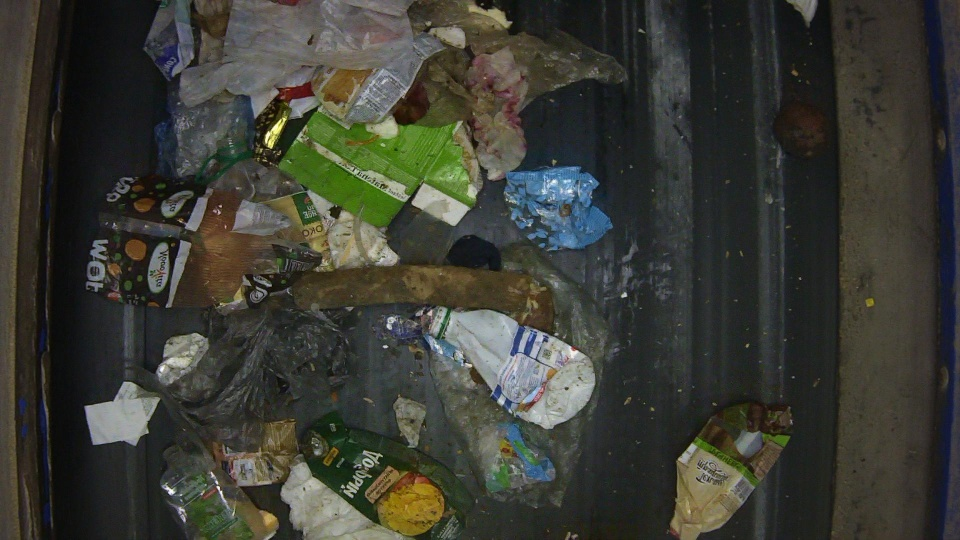
#> input picture DATASETS_BERNOULLI/train/images/Monitoring_photo2_04-Mar_00-54-56.jpg, 960 x 540 px, found by its file name; its folder holds only this picture in this run
$ python compute_piqe_quality.py
#> lines starting #> are read from the running program, lines starting #| are printed output that depends on the picture; after the words box and inside, x2 and y2 are one past the last pixel; in counts of white or black regions, pixels touching at a corner belong together; long printed decimals are rounded
### piqe.py
# credits to : https://github.com/buyizhiyou/NRVQA, I just copied over the code
# could not find a package for PIQE so I borrowed from the above

import numpy as np
import cv2
from scipy.special import gamma


def calculate_mscn(dis_image):
    dis_image = dis_image.astype(np.float32)  # 类型转换十分重要
    ux = cv2.GaussianBlur(dis_image, (7, 7), 7/6)
    ux_sq = ux*ux
    sigma = np.sqrt(np.abs(cv2.GaussianBlur(dis_image**2, (7, 7), 7/6)-ux_sq))

    mscn = (dis_image-ux)/(1+sigma)

    return mscn

# Function to segment block edges


def segmentEdge(blockEdge, nSegments, blockSize, windowSize):
    # Segment is defined as a collection of 6 contiguous pixels in a block edge
    segments = np.zeros((nSegments, windowSize))
    for i in range(nSegments):
        segments[i, :] = blockEdge[i:windowSize]
        if(windowSize <= (blockSize+1)):
            windowSize = windowSize+1

    return segments


def noticeDistCriterion(Block, nSegments, blockSize, windowSize, blockImpairedThreshold, N):
    # Top edge of block
    topEdge = Block[0, :]
    segTopEdge = segmentEdge(topEdge, nSegments, blockSize, windowSize)

    # Right side edge of block
    rightSideEdge = Block[:, N-1]
    rightSideEdge = np.transpose(rightSideEdge)
    segRightSideEdge = segmentEdge(
        rightSideEdge, nSegments, blockSize, windowSize)

    # Down side edge of block
    downSideEdge = Block[N-1, :]
    segDownSideEdge = segmentEdge(
        downSideEdge, nSegments, blockSize, windowSize)

    # Left side edge of block
    leftSideEdge = Block[:, 0]
    leftSideEdge = np.transpose(leftSideEdge)
    segLeftSideEdge = segmentEdge(
        leftSideEdge, nSegments, blockSize, windowSize)

    # Compute standard deviation of segments in left, right, top and down side edges of a block
    segTopEdge_stdDev = np.std(segTopEdge, axis=1)
    segRightSideEdge_stdDev = np.std(segRightSideEdge, axis=1)
    segDownSideEdge_stdDev = np.std(segDownSideEdge, axis=1)
    segLeftSideEdge_stdDev = np.std(segLeftSideEdge, axis=1)

    # Check for segment in block exhibits impairedness, if the standard deviation of the segment is less than blockImpairedThreshold.
    blockImpaired = 0
    for segIndex in range(segTopEdge.shape[0]):
        if((segTopEdge_stdDev[segIndex] < blockImpairedThreshold) or
                (segRightSideEdge_stdDev[segIndex] < blockImpairedThreshold) or
                (segDownSideEdge_stdDev[segIndex] < blockImpairedThreshold) or
                (segLeftSideEdge_stdDev[segIndex] < blockImpairedThreshold)):
            blockImpaired = 1
            break

    return blockImpaired


def noiseCriterion(Block, blockSize, blockVar):
    # Compute block standard deviation[h,w,c]=size(I)
    blockSigma = np.sqrt(blockVar)
    # Compute ratio of center and surround standard deviation
    cenSurDev = centerSurDev(Block, blockSize)
    # Relation between center-surround deviation and the block standard deviation
    blockBeta = (abs(blockSigma-cenSurDev))/(max(blockSigma, cenSurDev))

    return blockSigma, blockBeta

# Function to compute center surround Deviation of a block


def centerSurDev(Block, blockSize):
    # block center
    center1 = int((blockSize+1)/2)-1
    center2 = center1+1
    center = np.vstack((Block[:, center1], Block[:, center2]))
    # block surround
    Block = np.delete(Block, center1, axis=1)
    Block = np.delete(Block, center1, axis=1)

    # Compute standard deviation of block center and block surround
    center_std = np.std(center)
    surround_std = np.std(Block)

    # Ratio of center and surround standard deviation
    cenSurDev = (center_std/surround_std)

    # Check for nan's
    # if(isnan(cenSurDev)):
    #     cenSurDev = 0

    return cenSurDev


def piqe(im):
    blockSize = 16  # Considered 16x16 block size for overall analysis
    activityThreshold = 0.1  # Threshold used to identify high spatially prominent blocks
    blockImpairedThreshold = 0.1  # Threshold identify blocks having noticeable artifacts
    windowSize = 6  # Considered segment size in a block edge.
    nSegments = blockSize-windowSize+1  # Number of segments for each block edge
    distBlockScores = 0  # Accumulation of distorted block scores
    NHSA = 0  # Number of high spatial active blocks.

    # pad if size is not divisible by blockSize
    if len(im.shape) == 3:
        im = cv2.cvtColor(im, cv2.COLOR_BGR2GRAY)
    originalSize = im.shape
    rows, columns = originalSize
    rowsPad = rows % blockSize
    columnsPad = columns % blockSize
    isPadded = False
    if(rowsPad > 0 or columnsPad > 0):
        if rowsPad > 0:
            rowsPad = blockSize-rowsPad
        if columnsPad > 0:
            columnsPad = blockSize-columnsPad
        isPadded = True
        padSize = [rowsPad, columnsPad]
    im = np.pad(im, ((0, rowsPad), (0, columnsPad)), 'edge')

    # Normalize image to zero mean and ~unit std
    # used circularly-symmetric Gaussian weighting function sampled out
    # to 3 standard deviations.
    imnorm = calculate_mscn(im)

    # Preallocation for masks
    NoticeableArtifactsMask = np.zeros(imnorm.shape)
    NoiseMask = np.zeros(imnorm.shape)
    ActivityMask = np.zeros(imnorm.shape)

    # Start of block by block processing
    total_var = []
    total_bscore = []
    total_ndc = []
    total_nc = []

    BlockScores = []
    for i in np.arange(0, imnorm.shape[0]-1, blockSize):
        for j in np.arange(0, imnorm.shape[1]-1, blockSize):
             # Weights Initialization
            WNDC = 0
            WNC = 0

            # Compute block variance
            Block = imnorm[i:i+blockSize, j:j+blockSize]
            blockVar = np.var(Block)

            if(blockVar > activityThreshold):
                ActivityMask[i:i+blockSize, j:j+blockSize] = 1
                NHSA = NHSA+1

                # Analyze Block for noticeable artifacts
                blockImpaired = noticeDistCriterion(
                    Block, nSegments, blockSize-1, windowSize, blockImpairedThreshold, blockSize)

                if(blockImpaired):
                    WNDC = 1
                    NoticeableArtifactsMask[i:i +
                                            blockSize, j:j+blockSize] = blockVar

                # Analyze Block for guassian noise distortions
                [blockSigma, blockBeta] = noiseCriterion(
                    Block, blockSize-1, blockVar)

                if((blockSigma > 2*blockBeta)):
                    WNC = 1
                    NoiseMask[i:i+blockSize, j:j+blockSize] = blockVar

                # Pooling/ distortion assigment
                # distBlockScores = distBlockScores + \
                #     WNDC*pow(1-blockVar, 2) + WNC*pow(blockVar, 2)

                if WNDC*pow(1-blockVar, 2) + WNC*pow(blockVar, 2) > 0:
                    BlockScores.append(
                        WNDC*pow(1-blockVar, 2) + WNC*pow(blockVar, 2))

                total_var = [total_var, blockVar]
                total_bscore = [total_bscore, WNDC *
                                (1-blockVar) + WNC*(blockVar)]
                total_ndc = [total_ndc, WNDC]
                total_nc = [total_nc, WNC]

    BlockScores = sorted(BlockScores)
    lowSum = sum(BlockScores[:int(0.1*len(BlockScores))])
    Sum = sum(BlockScores)
    Scores = [(s*10*lowSum)/Sum for s in BlockScores]
    C = 1
    Score = ((sum(Scores) + C)/(C + NHSA))*100

    # if input image is padded then remove those portions from ActivityMask,
    # NoticeableArtifactsMask and NoiseMask and ensure that size of these masks
    # are always M-by-N.
    if(isPadded):
        NoticeableArtifactsMask = NoticeableArtifactsMask[0:originalSize[0],
                                                          0:originalSize[1]]
        NoiseMask = NoiseMask[0:originalSize[0], 0:originalSize[1]]
        ActivityMask = ActivityMask[0:originalSize[0], 1:originalSize[1]]

    return Score, NoticeableArtifactsMask, NoiseMask, ActivityMask

### compute_piqe_quality.py
import os
import cv2
import numpy as np
from piqe import piqe
import pickle
# from pypiqe import piqe -> same output as as gh code, and it is validated against the matlab code


def save_dict_to_file(dictionary, filename):
    os.makedirs(os.path.dirname(filename), exist_ok=True)
    with open(filename, 'wb') as file:
        pickle.dump(dictionary, file)

def count_image_resolutions(image_dir):
    image_files = [f for f in os.listdir(image_dir)]
    for f in image_files:
        image_path = os.path.join(image_dir, f)
        image = cv2.imread(image_path)
        if image is not None:
            if image.shape not in ret:
                ret[image.shape] = []
            ret[image.shape].append(image_path)

def analyze_images(image_paths, target_resolution):
    piqe_scores = []
    for i, image_path in enumerate(image_paths):
        image = cv2.imread(image_path)
        image_resized = cv2.resize(image, target_resolution)
        piqe_score = piqe(image_resized)[0]
        score = piqe(image_resized)[0]
        print(f"the score computed by python module {score}")
        # print(f"the score computed by github code {piqe_score}")
        # break
        piqe_scores.append(piqe_score)
        print(f"now done with computing image number {i}, piqe score = {piqe_score}")
    avg_piqe = np.mean(piqe_scores) if piqe_scores else 0
    return piqe_scores

def main():
    base_dir = 'archive/Warp-D'
    train_images_dir = os.path.join(base_dir, 'train/images')
    test_images_dir = os.path.join(base_dir, 'test/images')
    count_image_resolutions(train_images_dir)
#> in count_image_resolutions, image is the input picture: shape (540, 960, 3); mean B, G, R 52.7, 60.7, 59.6
    count_image_resolutions(test_images_dir)

    print("Image Resolutions:")

    for resolution, count in ret.items():
        print(f"Resolution {resolution}: {len(count)} images")
    # Analysis
    high_res = (1080, 1920, 3)
    low_res = (540, 960, 3)

    if high_res in ret:
        print("\nHigh Resolution (1080, 1920) Train Images Analysis:")
        high_res_piqe_scores = analyze_images(ret[high_res], (high_res[0], high_res[1]) )
        print(f"Average PIQE: {np.mean(high_res_piqe_scores) if high_res_piqe_scores else 0:.2f}")
        save_dict_to_file(high_res_piqe_scores, "piqe_scores/high_res_piqe_scores.pkl")

        print("\nResized to Low Resolution (540, 960):")
        high_res_to_low_piqe_scores = analyze_images(ret[high_res], (low_res[0], low_res[1]))
        print(f"Average PIQE: {np.mean(high_res_to_low_piqe_scores) if high_res_to_low_piqe_scores else 0:.2f}")
        save_dict_to_file(high_res_to_low_piqe_scores, "piqe_scores/high_res_to_low_piqe_scores.pkl")


    if low_res in ret:
        print("\nLow Resolution (540, 960) Train Images Analysis:")
        low_res_piqe_scores = analyze_images(ret[low_res], (low_res[0], low_res[1]))
#> in piqe, `im = np.pad(im, ((0, rowsPad), (0, columnsPad)), 'edge')`:
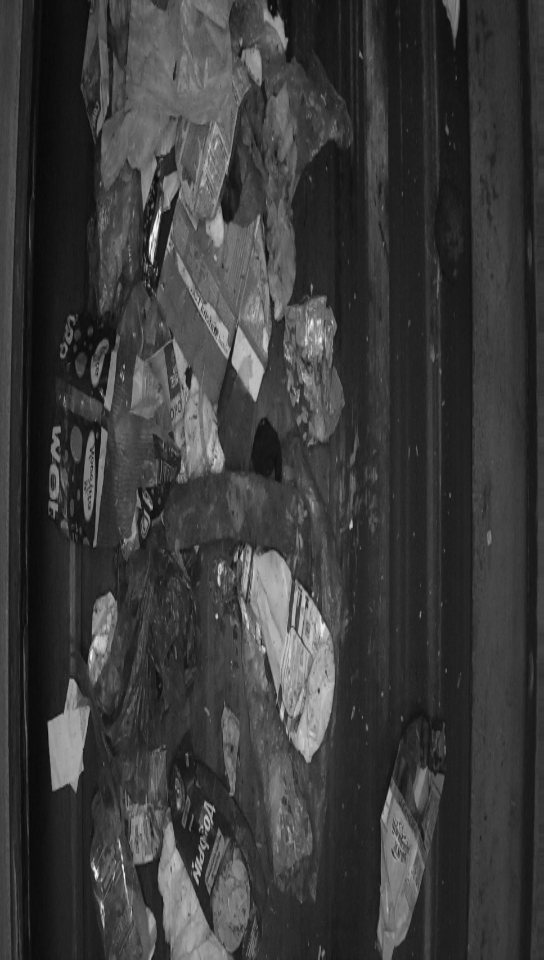
#> im: shape (960, 544); min 7, max 249, mean 59.3
#> in calculate_mscn, `mscn = (dis_image-ux)/(1+sigma)`:
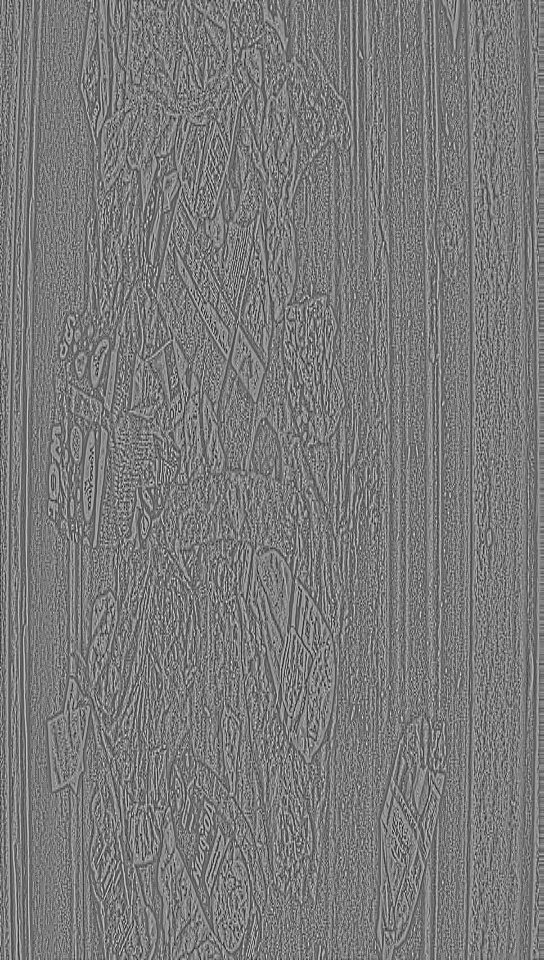
#> mscn: shape (960, 544) float32; min -1.96, max 2.1, mean -0.00756; drawn with min black and max white
#> after the loop in piqe, `for i in np.arange(0, imnorm.shape[0]-1, blockSize):`:
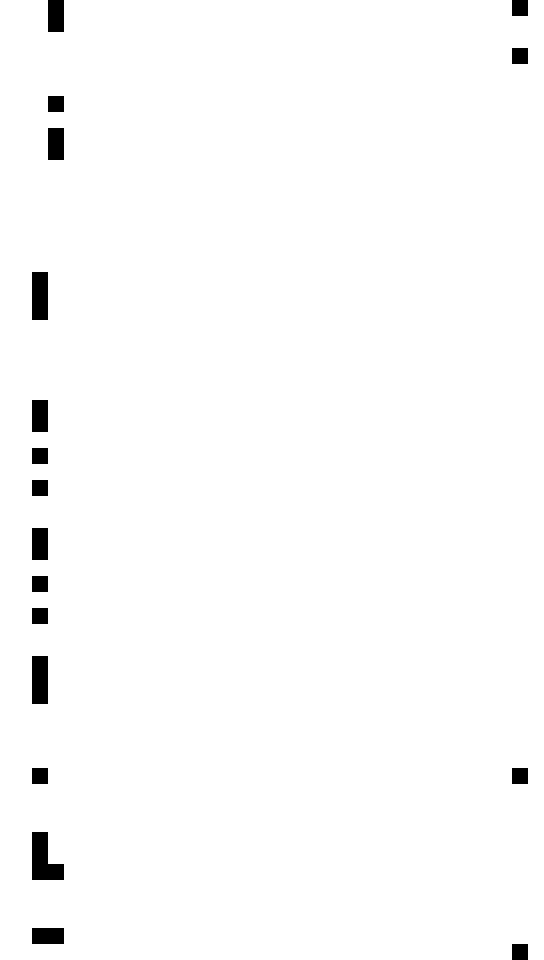
#> ActivityMask: shape (960, 544) float64; values 0 (black) and 1 (white), 98.5% white; 18 black regions, largest, box (x1, y1, x2, y2) and area: (32, 832, 64, 880) 1024, (32, 272, 48, 320) 768, (32, 656, 48, 704) 768
#> after the loop in piqe, `for i in np.arange(0, imnorm.shape[0]-1, blockSize):`:
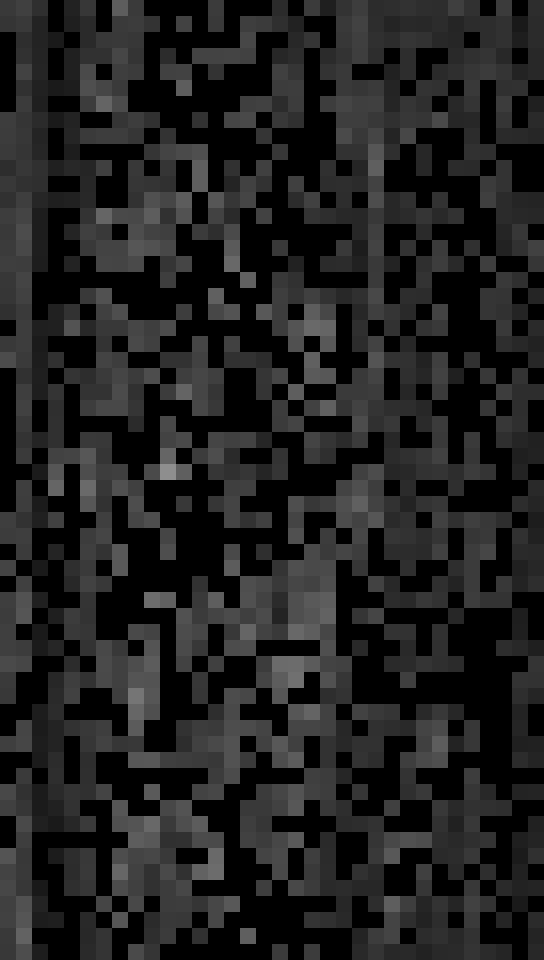
#> NoticeableArtifactsMask: shape (960, 544) float64; min 0, max 0.558, mean 0.13
#> in piqe, `ActivityMask = ActivityMask[0:originalSize[0], 1:originalSize[1]]`: ActivityMask: shape (960, 539) float64; values 0 (black) and 1 (white), 98.5% white; 18 black regions, largest, box (x1, y1, x2, y2) and area: (31, 832, 63, 880) 1024, (31, 272, 47, 320) 768, (31, 656, 47, 704) 768
#| the score computed by python module 5.880
#| now done with computing image number 0, piqe score = 5.880
        print(f"Average PIQE: {np.mean(low_res_piqe_scores) if low_res_piqe_scores else 0:.2f}")
#| Average PIQE: 5.88
        save_dict_to_file(low_res_piqe_scores, "piqe_scores/low_res_piqe_scores.pkl")

        print("\nResized to High Resolution (1080, 1920):")
        low_res_to_high_piqe_scores = analyze_images(ret[low_res], (high_res[0], high_res[1]))
#> after the loop in piqe (call 5), `for i in np.arange(0, imnorm.shape[0]-1, blockSize):`: ActivityMask: shape (1920, 1088) float64; values 0 (black) and 1 (white), 81.5% white; 199 black regions, largest, box (x1, y1, x2, y2) and area: (48, 0, 192, 864) 64768, (960, 1088, 1088, 1920) 47616, (48, 976, 176, 1920) 45056
#> after the loop in piqe (call 5), `for i in np.arange(0, imnorm.shape[0]-1, blockSize):`:
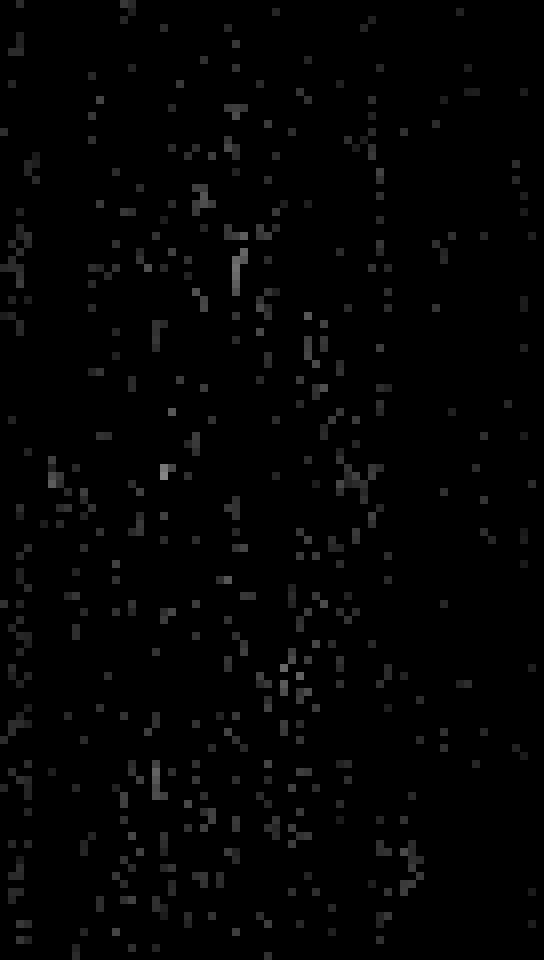
#> NoiseMask: shape (1920, 1088) float64 (shown at 1/2 size); min 0, max 0.523, mean 0.0138
#> after the loop in piqe (call 5), `for i in np.arange(0, imnorm.shape[0]-1, blockSize):`:
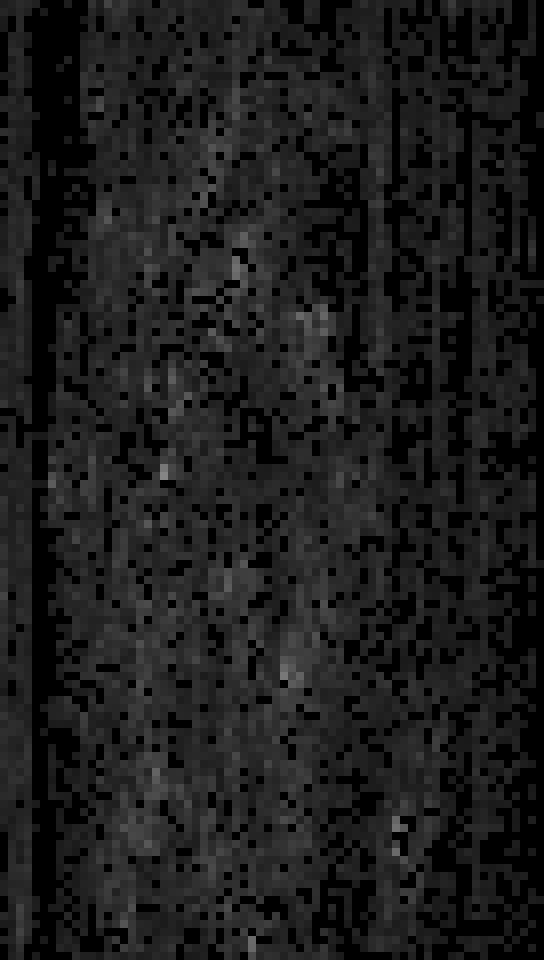
#> NoticeableArtifactsMask: shape (1920, 1088) float64 (shown at 1/2 size); min 0, max 0.523, mean 0.113
#> in piqe (call 5), `ActivityMask = ActivityMask[0:originalSize[0], 1:originalSize[1]]`:
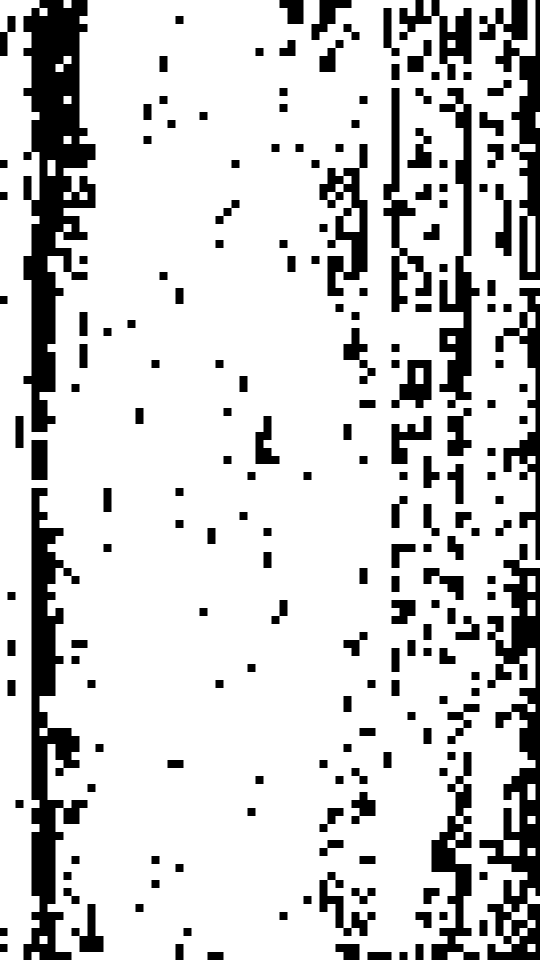
#> ActivityMask: shape (1920, 1079) float64 (shown at 1/2 size); values 0 (black) and 1 (white), 82.1% white; 199 black regions, largest, box (x1, y1, x2, y2) and area: (47, 0, 191, 864) 64768, (47, 976, 175, 1920) 45056, (959, 1088, 1079, 1920) 41472
#| the score computed by python module 46.558
#| now done with computing image number 0, piqe score = 46.558
        print(f"Average PIQE: {np.mean(low_res_to_high_piqe_scores) if low_res_to_high_piqe_scores else 0:.2f}")
#| Average PIQE: 46.56
        save_dict_to_file(low_res_to_high_piqe_scores, "piqe_scores/low_res_to_high_piqe_scores.pkl")

if __name__ == "__main__":
    ret = {}
    main()
